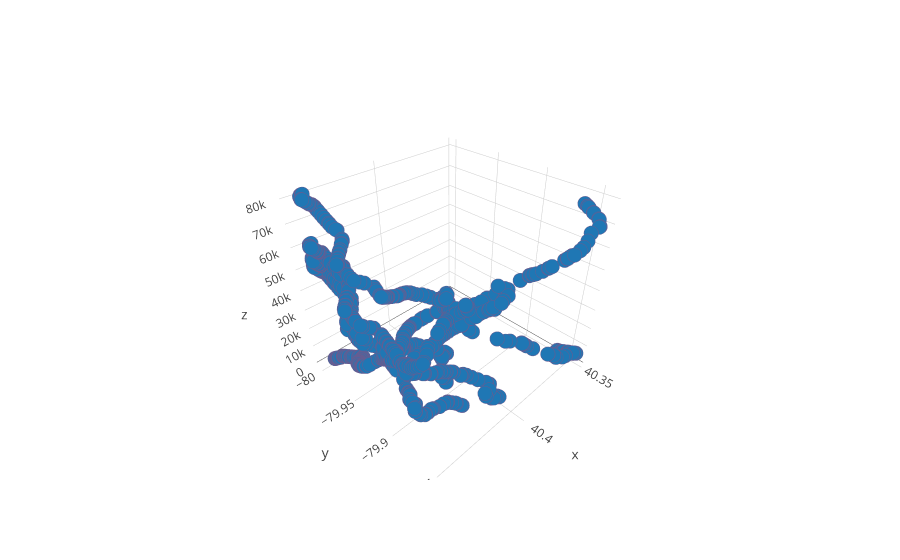

The cell this chart's notebook holds for it:
### Markdown cell above
This concept extends seamlessly to 3-Dimensional plots, the only difference being the provision of a third variable dimension. However, unlike line graphs, 3D surface plots are not implemented as joined 3D scatter plots. They are implemented through another graph object Surface. To learn more about 3-D plots in Plotly, scatter, surface and many more, visit : https://plot.ly/python/3d-charts/

### Code cell
x1, y1, z1 = vdf["lat"],vdf["lon"],vdf["pdist"]
scatter = Scatter3d(x=x1, y=y1, z=z1,
    mode='markers',
    marker=dict(
        size=5,
        line=dict(color='rgb'+str(tuple(np.random.randint(256, size=3))), width=.25),
        opacity=1
    )
)
data = Data([scatter])

py.iplot(data)

### Figure 1 — Plotly figure (JSON) as saved in the notebook; plotly's stock layout.template omitted (floating-point values rounded to 4 significant figures; data arrays with more than 128 entries replaced by an {"elided": "..."} marker saying what was removed)
{"data": [{"marker": {"line": {"color": "rgb(100, 93, 146)", "width": 0.25}, "opacity": 1, "size": 5}, "mode": "markers", "type": "scatter3d", "x": {"elided": "1001 float values"}, "y": {"elided": "1001 float values"}, "z": {"elided": "1001 int values"}}], "layout": {}}
